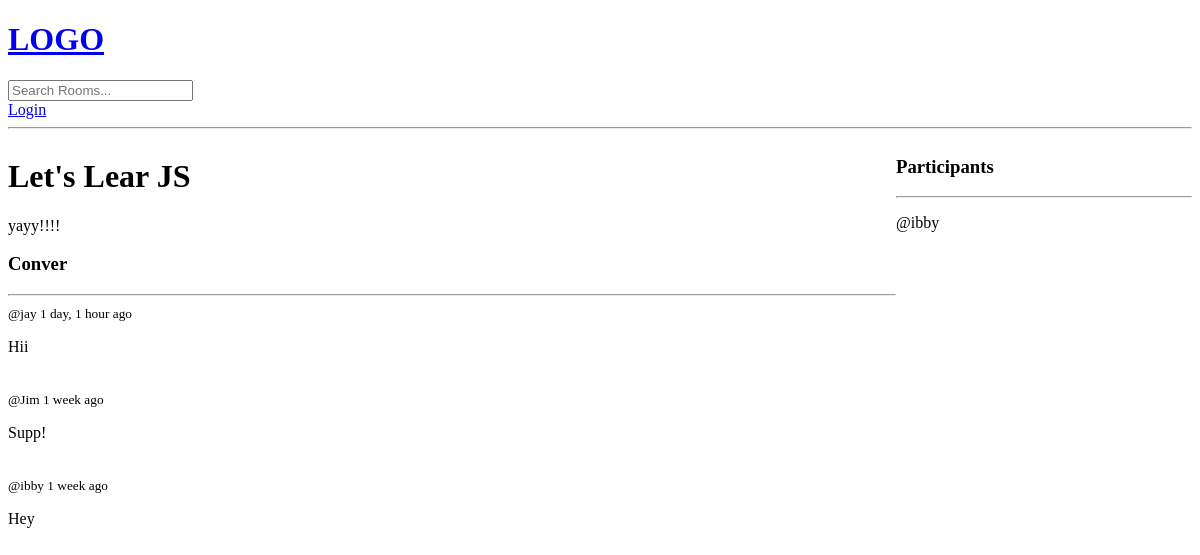
The page /room/1/ on the database as committed earlier.
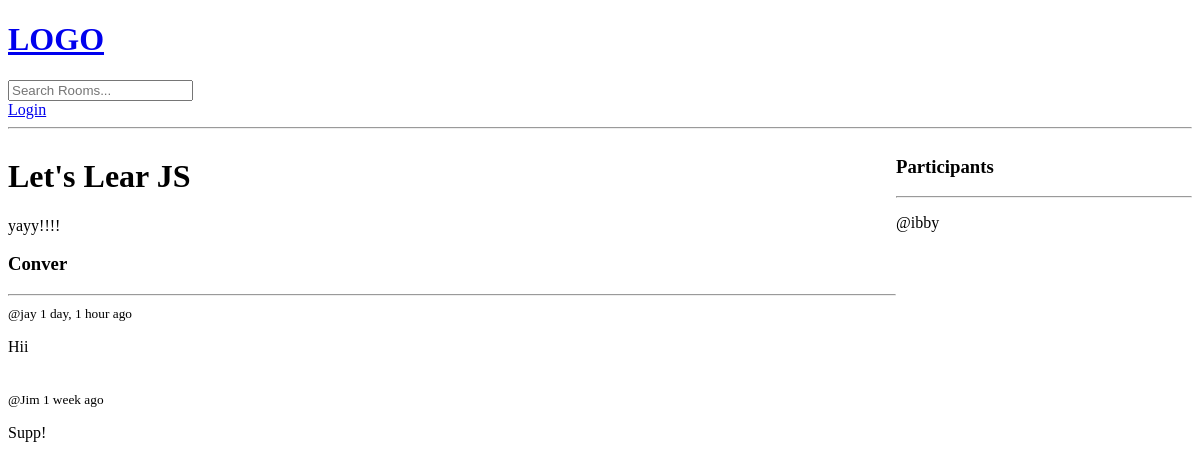
The same page on the database as committed later.
### base/models.py (models this page shows)
class Room(models.Model):
    host = models.ForeignKey(User, on_delete=models.SET_NULL, null=True)
    topic =  models.ForeignKey(Topic, on_delete=models.SET_NULL, null=True)
    name = models.CharField(max_length=200)
    description = models.TextField(null=True, blank =True)
    participants = models.ManyToManyField(User, related_name='participants', blank=True)
    updated = models.DateTimeField(auto_now=True)
    created = models.DateTimeField(auto_now_add=True)

class Message(models.Model):
    user = models.ForeignKey(User, on_delete=models.CASCADE)
    room = models.ForeignKey(Room, on_delete=models.CASCADE)
    body = models.TextField()
    updated = models.DateTimeField(auto_now=True)
    created = models.DateTimeField(auto_now_add=True)

### base/views.py (the view, shortened to what this page needs)
# urls.py: path('room/<str:pk>/', views.room, name='room'),
def room(request, pk):
    room = Room.objects.get(id=pk)
    room_messages = room.message_set.all().order_by('-created')
    participants = room.participants.all()
    context = {'room': room, 'room_messages': room_messages, "participants": participants}
    return render(request, 'base/room.html', context)

### base/templates/base/room.html (shortened to what this page needs)
{% extends 'main.html'%} {% block content %}
<div class="room-caontainer">
  <div>
    <h1>{{room.name}}</h1>
    <p>{{room.description}}</p>
    <div class="comment-wrapper">
      <h3>Conver</h3>
      <hr />
      {% for message in room_messages %}
      <div>
        <small>@{{message.user}} {{message.created | timesince }} ago </small>
        <p>{{message.body}}</p>
        <br />
      </div>
      {% endfor %}
    </div>
  </div>
  <div>
    <h3>Participants</h3>
    <hr>
    {% for user in participants %}
    <p>@{{user.username}}</p>
    {% endfor %}
  </div>
</div>
{% endblock content%}

### templates/main.html (shortened to what this page needs)
<!DOCTYPE html>
<html>
  <head>
  </head>
  <body>
    {%include 'navbar.html'%}
    {% block content%}
    {%endblock%}
  </body>
</html>

### templates/navbar.html
<a href="/">
    <h1>LOGO</h1>
</a>
<form method="GET" action="{% url 'home' %}">
    <input type="text" name="q" placeholder="Search Rooms..." />
</form>
{% if request.user.is_authenticated %}
<p>Hello {{request.user}}</p>
<a href="{% url 'logout' %}">Logout</a>
{% else %}
<a href="{% url 'login' %}">Login</a>
{% endif %}
<hr>

### base/templates/base/room.html (style rules this page uses)
.room-caontainer { display: grid; grid-template-columns: 3fr 1fr; }

Rows that differ between the two databases and show on the page:
removed Message: user "ibby", created "1 week", body "Hey"
